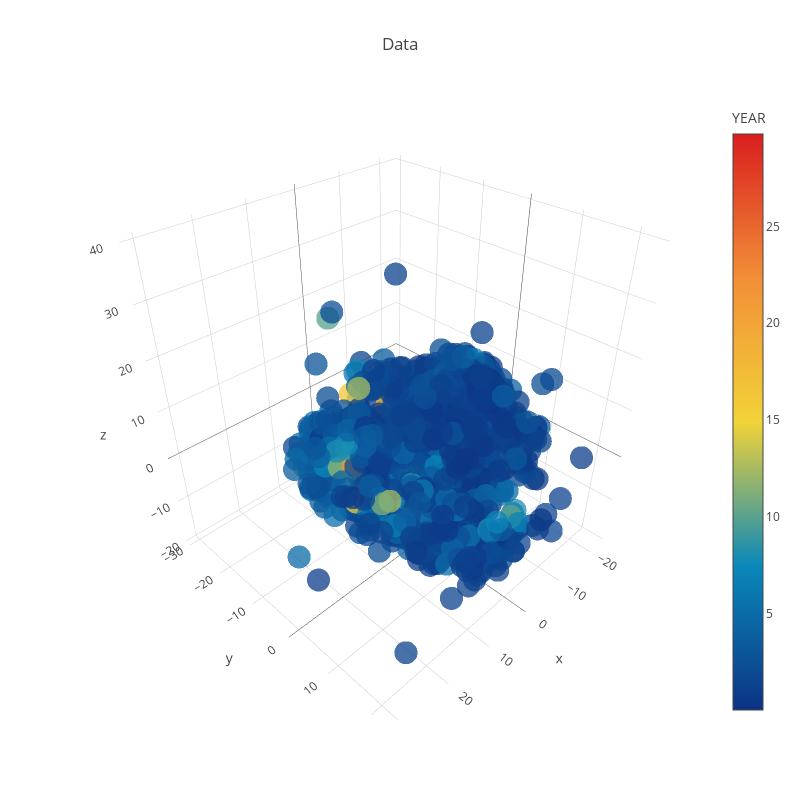

Notebook cell for this chart:
### Code cell
trace1 = go.Scatter3d(
    x=tsne_results[:,0],
    y=tsne_results[:,1],
    z=tsne_results[:,2],
    mode='markers',
    marker=dict(
        sizemode='diameter',
        color = df['P.B'].values,
        colorscale = 'Portland',
        colorbar = dict(title = 'YEAR'),
        line=dict(color='rgb(255, 255, 255)'),
        opacity=0.75
    )
)

data=[trace1]
layout=dict(height=800, width=800, title='Data')
fig=dict(data=data, layout=layout)
py.iplot(fig, filename='3DBubble')

### Figure 1 — Plotly figure (JSON) as saved in the notebook; plotly's stock layout.template omitted (floating-point values rounded to 4 significant figures; data arrays with more than 128 entries replaced by an {"elided": "..."} marker saying what was removed)
{"data": [{"marker": {"color": {"elided": "998 float values"}, "colorbar": {"title": "YEAR"}, "colorscale": "Portland", "line": {"color": "rgb(255, 255, 255)"}, "opacity": 0.75, "sizemode": "diameter"}, "mode": "markers", "type": "scatter3d", "x": {"elided": "998 float values"}, "y": {"elided": "998 float values"}, "z": {"elided": "998 float values"}}], "layout": {"height": 800, "title": "Data", "width": 800}}
